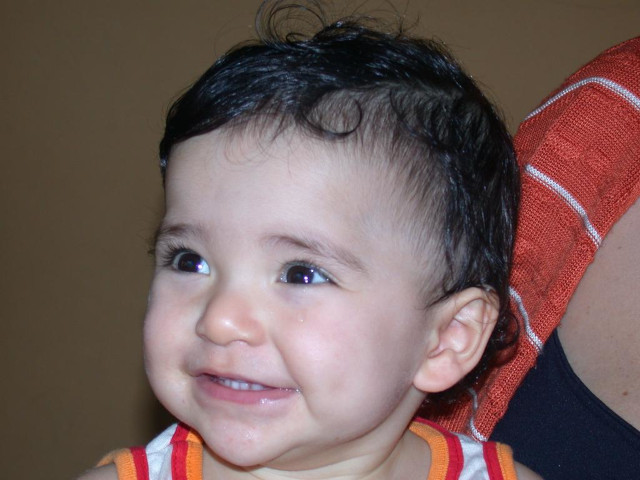
//> input picture Capítulo 10, Decomposição de imagens em planos de bits/bitplanes/biel-color.png, 640 x 480 px
$ ./contornosmod '../../Capítulo 10, Decomposição de imagens em planos de bits/bitplanes/biel-color.png'   (built with g++ and OpenCV 4)
//> lines starting //> are read from the running program, lines starting //| are printed output that depends on the picture; after the words box and inside, x2 and y2 are one past the last pixel; in counts of white or black regions, pixels touching at a corner belong together
#include <fstream>
#include <iostream>
#include <opencv2/opencv.hpp>

int main(int argc, char** argv) {
  cv::Mat image;
  std::ofstream file;

  // Carrega a imagem em tons de cinza
  image = cv::imread(argv[1], cv::IMREAD_GRAYSCALE);
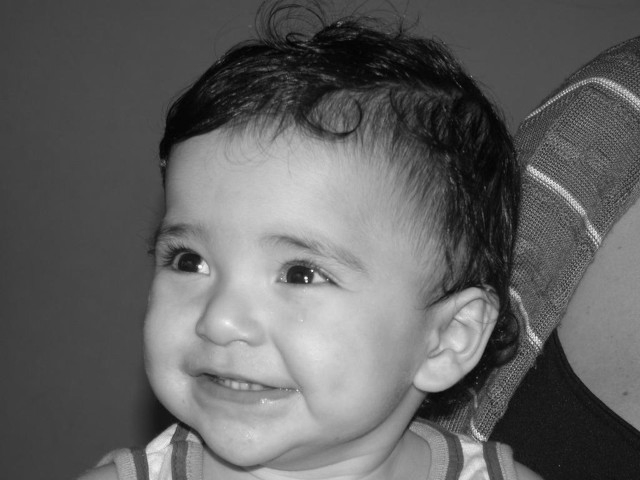
//> image: 480 rows x 640 cols, CV_8UC1; min 0, max 250, mean 98.1

  if (!image.data) {
    std::cout << "Não abriu " << argv[1] << std::endl;
    return 0;
  }

  // Binariza com Otsu e inverte: objetos escuros viram brancos
  cv::threshold(image, image, 0, 255, cv::THRESH_BINARY_INV + cv::THRESH_OTSU);
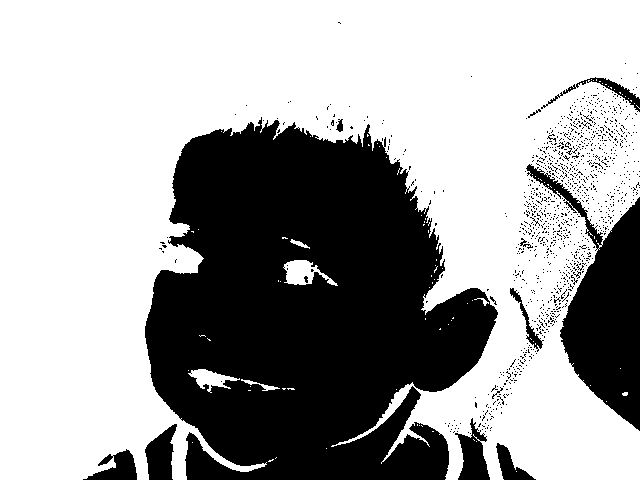
//> image: 480 rows x 640 cols, CV_8UC1; 64.3% white; 1112 black regions (1095 under 20 px)

  // Vetores para armazenar os contornos e hierarquia
  std::vector<std::vector<cv::Point>> contours;
  std::vector<cv::Vec4i> hierarchy;

  // Encontra os contornos (externos e internos) com simplificação
  cv::findContours(image, contours, hierarchy, cv::RETR_TREE, cv::CHAIN_APPROX_SIMPLE);
//> contours = 1653 contours, 1634 with area under 20; largest, box (x1, y1, x2, y2) and area: (0, 0, 640, 480) 197572, (525, 163, 604, 250) 1026, (283, 260, 338, 286) 670, (188, 369, 240, 393) 460, (509, 287, 544, 350) 446

  // Converte imagem para BGR para desenhar contornos coloridos
  cv::cvtColor(image, image, cv::COLOR_GRAY2BGR);
//> image: 480 rows x 640 cols, CV_8UC3; 64.3% white; 1112 black regions (1095 under 20 px), largest, box (x1, y1, x2, y2) and area: (145, 117, 498, 480) 90175, (526, 164, 640, 431) 12232, (455, 418, 490, 480) 1158

  // Abre arquivo SVG para salvar os contornos
  file.open("contornos.svg");
  if (!file.is_open()) {
    std::cout << "Não abriu contornos.svg" << std::endl;
    return 0;
  }

  file << "<svg height=\"" << image.rows << "\" width=\"" << image.cols
       << "\" xmlns=\"http://www.w3.org/2000/svg\"> " << std::endl;

  int total_pontos = 0;
  for (size_t i = 0; i < contours.size(); i++) {
    file << "<path d=\"M " << contours[i][0].x << " " << contours[i][0].y << " ";
    for (size_t j = 1; j < contours[i].size(); j++) {
      file << "L" << contours[i][j].x << " " << contours[i][j].y << " ";
    }
    file << "Z\" fill=\"none\" stroke=\"black\" stroke-width=\"1\" />" << std::endl;
    cv::drawContours(image, contours, i, CV_RGB(255, 0, 0), 1);
    total_pontos += contours[i].size();
  }
//> this loop made 1653 passes
//> total_pontos on passes 1 to 3: 1, 9, 11
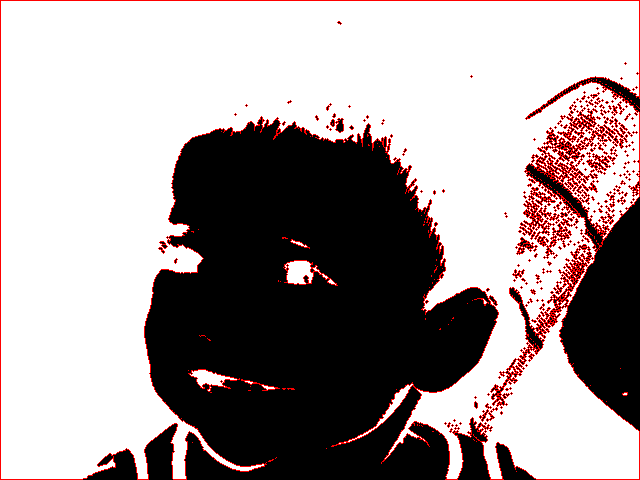
//> image: 480 rows x 640 cols, CV_8UC3; mean B, G, R 153.5, 153.5, 163.9
//> after the loop, total_pontos = 10275

  std::cout << "Total de contornos encontrados: " << contours.size() << std::endl;
//| Total de contornos encontrados: 1653
  std::cout << "Total de pontos nos contornos: " << total_pontos << std::endl;
//| Total de pontos nos contornos: 10275

  file << "</svg>" << std::endl;
  file.close();

  cv::imshow("Contornos Detectados", image);
  cv::waitKey(0);
  return 0;
}
